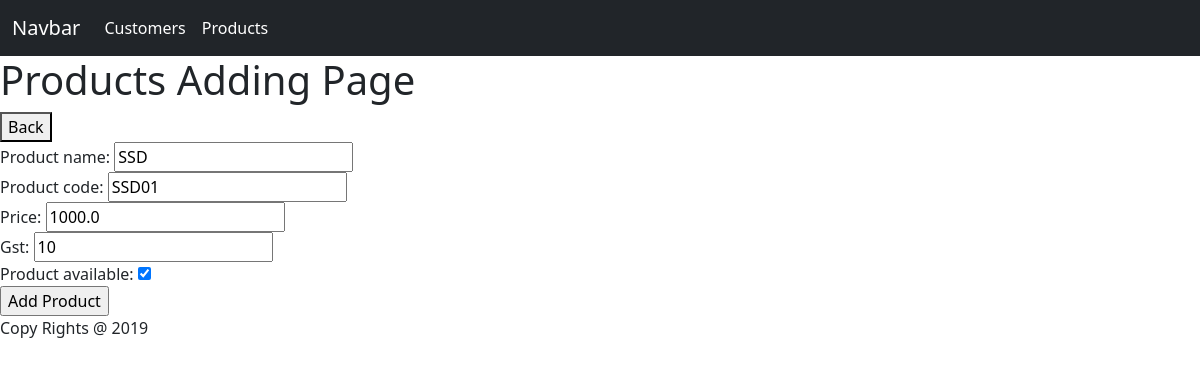
/Inventory/products/update/5/, run on the app's committed database.
### Inventory/models.py (models this page shows, shortened)
class Product(models.Model):
    product_name = models.CharField(max_length=200, null=True)
    product_code = models.CharField(max_length=10, null=True)
    price = models.FloatField(default=0)
    gst = models.IntegerField(default=0)
    product_available = models.BooleanField(default=False)

### Inventory/views.py (the view)
# urls.py: path('products/update/<int:id>/', UpdateProduct, name='product_update'),
def UpdateProduct(request, id):
    selected_product = Product.objects.get(id = id)
    context = {
        "product_form" : Product_Form(instance=selected_product)
    }
    if request.method == 'POST':
        product_form = Product_Form(request.POST, instance=selected_product)
        if product_form.is_valid():
            product_form.save()
            return redirect('/Inventory/products/')
    return render(request, 'product_add.html', context)

### Inventory/forms.py
class Product_Form(ModelForm):
    class Meta:
        model = Product
        fields = '__all__'

### Frontend/templates/product_add.html (shortened to what this page needs)
{% extends 'base.html' %}
{% block content %}
<h1>Products Adding Page</h1>
<a href="/Inventory/products">
    <button>Back</button>
</a>
<form action="" method="POST">
    {{product_form}}
    <input type="submit" value="Add Product">
</form>
{% endblock %}

### data on the page
Product: product_name "SSD", product_code "SSD01", price "1000.0", gst "10", product_available "☑"
